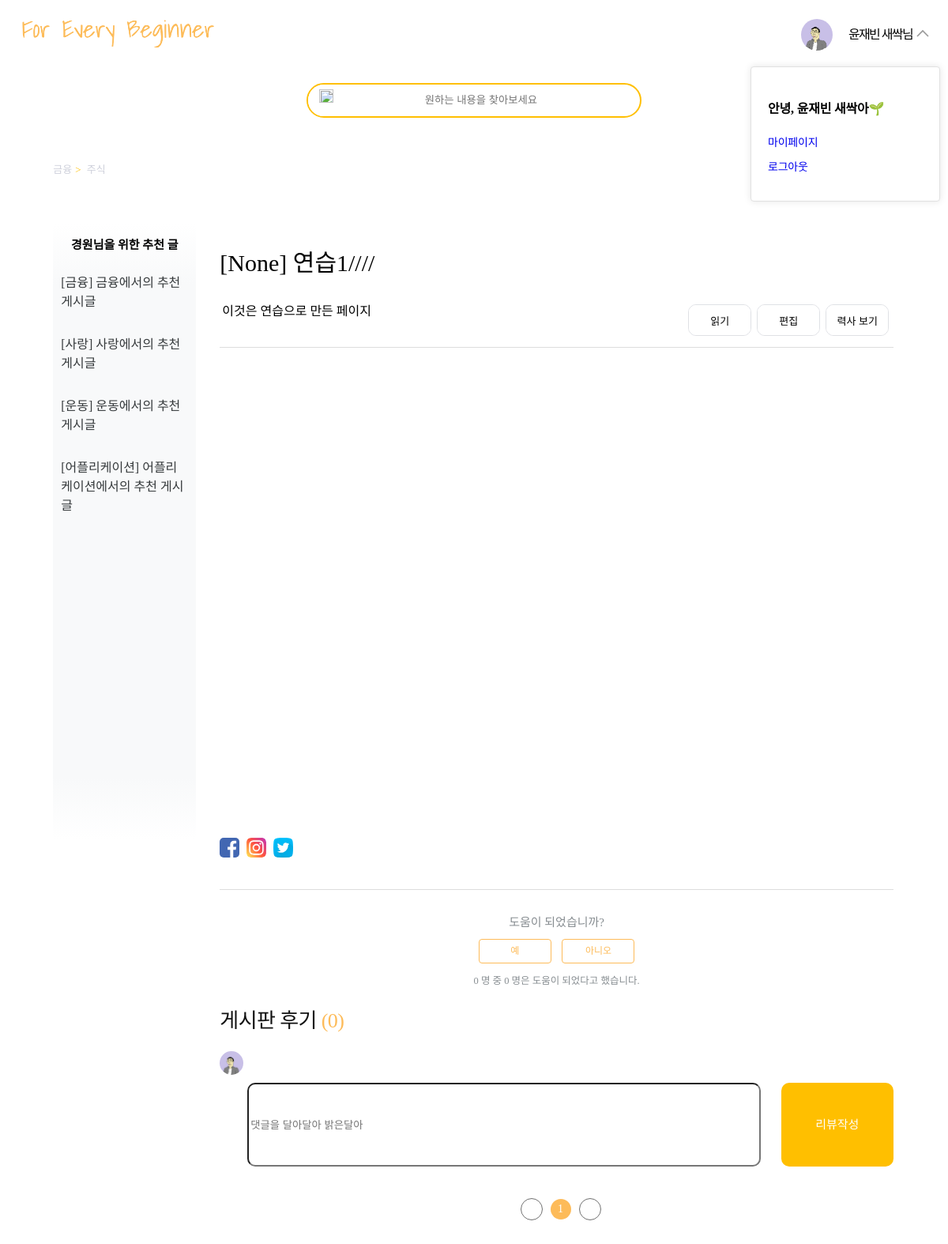
The app's page /posts/17/ (signed in) with its own data.
### blogPosts/models.py (models this page shows, shortened)
class Post(models.Model):
    section = models.CharField(max_length=256, null=True)
    title = models.CharField(max_length=256)
    brief_description = models.CharField(max_length=256, null=True)
    image = models.ImageField(upload_to='feed_image', blank = True, null=True)
    content = models.TextField()
    created_at = models.DateTimeField(default=timezone.now)
    updated_at = models.DateTimeField(blank=True, null=True)
    like_dislike = models.ManyToManyField(User, blank=True, related_name='like_posts', through='LikeOrDislike')
    def get_total_like(self):
        return LikeOrDislike.objects.filter(post_id = self.id, like=True).count()

### accounts/models.py (models this page shows, shortened)
class Profile(models.Model):
    user = models.OneToOneField(User, on_delete=models.CASCADE)
    password = models.CharField(max_length=64, verbose_name="비밀번호")
    email = models.EmailField(verbose_name="email", max_length=60)
    interest = models.CharField(verbose_name='interest', max_length=200)
    date_joined = models.DateTimeField(verbose_name="date joined", auto_now_add=True)
    last_login = models.DateTimeField(verbose_name="last joined", auto_now=True)
    is_admin = models.BooleanField(default=False)
    is_active = models.BooleanField(default=True)
    profile_image = models.ImageField(max_length=255, upload_to="img/", null=True, blank=True, default="img/Bin.png")

### blogPosts/views.py (the view)
# urls.py: path('<int:id>/', views.show, name= 'show'),
def show(request, id) : ### 여기서 (request, id) 이 정보는 어디서 받아오고 있는가?
    post = Post.objects.get(id = id)
    comments = post.comment_set.all().order_by('-created_at')
    return render(request, 'blogPosts/textPage.html', {'post':post, 'comments':comments})

### blogPosts/templates/blogPosts/textPage.html (shortened to what this page needs)
{% extends 'base.html' %}
{% load static %}
{% block content %}
  <body class="text-body">
    <div class="container">
      <div class = "homeMiddle">
        <div class = "search">
          <div class = "search_inside">
            <div class = "magnifying-icon">
              <img src="{%static 'blogPosts/img/magnifying_glass2.png'%}" />
            </div>
            <div class="search_input">
              <input type="text" placeholder="원하는 내용을 찾아보세요">
            </div>
          </div>
        </div>
      </div>
      <nav class="sub-nav">
        <ol class="breadcrumbs">
          <li title="금융">
            <a>금융</a>
          </li>
          <li title="주식">
            <a>주식</a>
          </li>
        </ol>
      </nav>
      <div class="article-container">
        <section class="sidebar">
          <h3>경원님을 위한 추천 글</h3>
          <ul>
            <li>
              <a href class="list-item">[금융] 금융에서의 추천 게시글</a>
            </li>
            <li>
              <a href class="list-item">[사랑] 사랑에서의 추천 게시글</a>
            </li>
            <li>
              <a href class="list-item">[운동] 운동에서의 추천 게시글</a>
            </li>
            <li>
              <a href class="list-item">[어플리케이션] 어플리케이션에서의 추천 게시글</a>
            </li>
          </ul>
        </section>
          <article class="article">
            <header class="article-header">
              <h1 class="article-title">[{{post.section}}] {{post.title}}</h1>
            </header>
          <table class="main_selector" align="center" width="100%">
            <td id="article-sub-title">
              <span>{{post.brief_description}}</span>
            </td>
            <td align="center">
              <button type="button" class="back" onClick="change_src('http://127.0.0.1:8000/posts/text3/{{post.id}}')">
                <div class="button_base
                b02_slide_in">
                  <div>력사 보기</div>
                  <div></div>
                </div>
              </button>
            </td>
            <td align="center">
              <button type="button" class="back" onClick="change_src('http://127.0.0.1:8000/posts/text2/{{post.id}}')">
                <div class="button_base
                b02_slide_in">
                  <div>편집</div>
                  <div></div>
                </div>
              </button>
            </td>
            <td align="center">
              <button type="button" class="back" onClick="change_src('http://127.0.0.1:8000/posts/text1/{{post.id}}')">
                <div class="button_base
                b02_slide_in">
                  <div>읽기</div>
                  <div></div>
                </div>
              </button>
            </td>
          </table>
          <iframe id='my_frame' src='http://127.0.0.1:8000/posts/text1/{{post.id}}' style="width:100%; height:600px; border:none;"></iframe>
          <footer>
            <div class="article-footer">
              <div class="article-share">
                <ul class="share">
                  <li>
                    <a href>
                      <img src="{%static 'blogPosts/img/facebook.svg'%}" />
                    </a>
                  </li>
                  <li>
                    <a href>
                      <img src="{%static 'blogPosts/img/instagram.svg'%}" />
                    </a>
                  </li>
                  <li>
                    <a href>
                      <img src="{%static 'blogPosts/img/twitter.svg'%}" />
                    </a>
                  </li>
                </ul>
              </div>
            </div>
            <div class="article-votes">
              <span class="article-votes-question">도움이 되었습니까?</span>
              <div class="article-votes-controls">
                <a class="realButton" onclick="onClickLikeButton({{post.id}})" id="{{post.id}}-like-button">예</a>
                <a class="realButton" onclick="onClickDislikeButton({{post.id}})" id="{{post.id}}-dislike-button">아니오</a>
              <br>
              <small class="article-votes-count" id = "{{post.id}}-votes-count">
                <span class="article-vote-label">{{post.like_dislike.count}} 명 중 {{post.get_total_like}} 명은 도움이 되었다고 했습니다.</span>
              </small>
            <div class="article-review">
              <h2 id = "commentset-num">
                게시판 후기&nbsp;<em>({{post.comment_set.count}})</em>
              </h2>
              <div class="rv-1st">
                <div class="user-info">
                  <span class="img">
                    <div class="profile">
                      <img src = {{user.profile.profile_image.url}}>
                    </div>
                  </span>
                  <div class="txt">
                  </div>
                </div>
                <div class="content">
                  <div class="content-input">
                    <input name = "content" id="review-input-type" type="text" placeholder="댓글을 달아달아 밝은달아"/>
                  </div>
                  <button onclick = "onAddComment({{post.id}})" id="review-input-btn">리뷰작성</button>
                </div>
              </div>
              <div class="page-num">
                <a class="page l"></a>
                <a class="active">1</a>
                <a class="page r"></a>
              </div>
          </footer>
        </article>
      </div>
    </div>
  </body>
{% endblock content%}

### blogPosts/static/blogPosts/css/home.css (style rules this page uses)
html, body { height: 100%; }
header { text-align: right; font-weight: 500; color: black; display: block; }
.homeMiddle { display: flex; justify-content: center; }
.homeMiddle { padding: 10px 10px; }
.homeMiddle .search { display: flex; flex-direction: row; border-radius: 24px; border: 2px solid #dfe1e5; width: 30vw; height: 4vh; z-index: 3; margin: 15px; }
.homeMiddle .search_inside { display: flex; height: 100%; }
.homeMiddle .magnifying-icon img { display: flex; resize: both; width: 1.5vw; height: 70%; margin-left: 14px; margin-top: 4px; margin-right: 5px; }
.homeMiddle .search_input input { border: none; height: 90%; width: 25vw; text-align: center; outline: none; }

### blogPosts/static/blogPosts/css/main.css (style rules this page uses)
.homeMiddle { display: flex; justify-content: center; padding: 10px 10px 20px 10px; margin-bottom: 0px; z-index: 2; }
.homeMiddle .search { display: flex; flex-direction: row; border-radius: 24px; border: 2px solid #ffbf00; width: 35vw; height: 5vh; z-index: 3; margin: 15px; background-color: white; }
.homeMiddle .search_inside { display: flex; height: 100%; z-index: 2; background-color: white; border-radius: 50px; }
.homeMiddle .magnifying-icon img { display: flex; resize: both; width: 1.5vw; height: 65%; margin-left: 14px; margin-top: 6px; margin-right: 5px; z-index: 2; }
.homeMiddle .search_input input { border: none; height: 91%; width: 30vw; text-align: center; outline: none; }

### records on screen
Post: section "None", title "연습1////", brief_description "이것은 연습으로 만든 페이지", like_dislike.count "0", get_total_like "0", comment_set.count "0"
